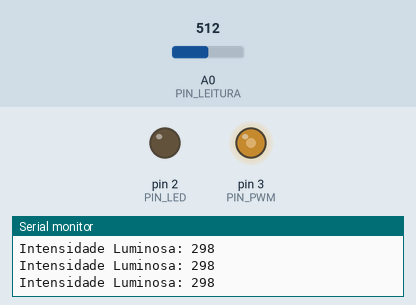
Bench run of a program on a simulated Arduino Mega 2560, built with avr-gcc and run on an emulated ATmega2560. On the bench: output pins drawn as LEDs (lit = HIGH), the last lines printed to the serial monitor. Inputs (shaded band) come from the test bench; at power-on: A0 (PIN_LEITURA) = 512.

Above: at 0.72 s.
1.3 s: A0 (PIN_LEITURA) set to 306
3.0 s: A0 (PIN_LEITURA) set to 122
At 3.8 s:
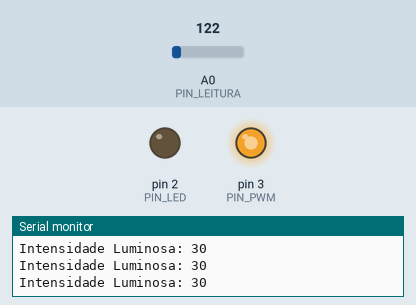
4.7 s: A0 (PIN_LEITURA) set to 900
At 6.0 s:
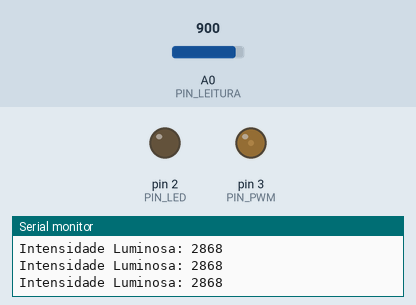
Timing chart, 0 to 7.7 s (numbered marks = the images above; inputs shaded):
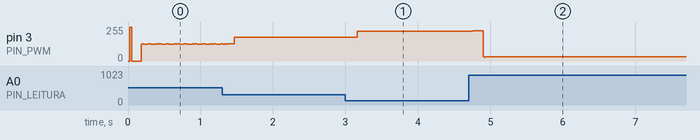

The program:

main.cpp
```cpp
#include <Arduino.h>
#include <math.h>
#include "fir_coef.h"

#define PIN_LED 2
#define PIN_PWM 3
#define PIN_LEITURA A0
#define BUFFER_LEN 50
#define FILTER_ORDER 50
#define ADC_MAX 1023
#define RESISTENCIA (float) 10000.0
#define COEF_A (float) -1.138
#define COEF_B (float) exp(16.178)

volatile bool fflag = false;
volatile uint8_t contador = 0;
volatile uint16_t leituras[BUFFER_LEN];
extern float filtro[FILTER_ORDER];
volatile float filtrado = (float) 0.0;

void setRegistros();
float getFiltrado();
uint16_t getLux();

void setup() {

    pinMode(PIN_LED, OUTPUT);
    pinMode(PIN_PWM, OUTPUT);

    Serial.begin(115200);

    // inicializa todos os membros de leituras[] para zero
    for (uint8_t i = 0; i < BUFFER_LEN; i ++) leituras[i] = 0;

    setRegistros();
}

void loop() {

    if (fflag) {

        // uint16_t tmp = getFiltrado();

        // // MODO FAST-PWM. Top = 249 -> 1 kHz
        // OCR3C = (uint8_t)((float) tmp * 249.0 / 1023.0);

        // MODO FAST-PWM. Top = 1023 -> 1953,125 Hz
        OCR3C = filtrado;

        Serial.print("Intensidade Luminosa: ");
        Serial.println(getLux());

        fflag = false;
    }
}

// rotina de interrupção do Timer 1 com amostragem
ISR(TIMER1_COMPA_vect) {

    // // linhas de teste
    // static bool ON = true;
    // digitalWrite(PIN_LED, ON);
    // ON = !ON;

    // amostragem
    if (contador < BUFFER_LEN) {

        leituras[contador] = analogRead(PIN_LEITURA);
    }

    else {

        contador = 0;

        leituras[contador] = analogRead(PIN_LEITURA);
    }

    filtrado = getFiltrado();

    fflag = true;

    contador++;
}

// configura os registros para interrupção no Timer1 e PWM no Timer3
void setRegistros() {

    cli();

    // habilita interrupção no TIMER1
    TCCR1A = 0x00;      // CTC mode,
    TCCR1B = 0x0C;      // prescaler = 256
    // OCR1A = 0xF423;    // 0.5 Hz
    // OCR1A = 0x07A;     // 1 Hz
    // OCR1A = 0x0C34;    // 10 Hz
    // OCR1A = 0x0619;    // 20 Hz
    OCR1A = 0x0138;    // 100 Hz
    TIMSK1 |= 1 << 1;

    // habilita fast-PWM no Timer3 - modo 15
    TCCR3A = 0x0F;      // saída invertida em OC3C = pino 3 // 0x0B para saída sem inversão
    // TCCR3B = 0x1B;      // presc = 64
    TCCR3B = 0x1A;         // presc = 8
    // OCR3A = 0xF9;       // 1 kHz; -> presc = 64
    OCR3A = 0x03FF;        // 1953,125 Hz

    // // habilita phase corret-PWM no Timer3 - modo 11
    // TCCR3A = 0x0F;      // saída invertida em OC3C = pino 3 // 0x0B para saída sem inversão
    // TCCR3B = 0x12;      // presc = 8
    // OCR3A = 0x03FF;       // 977,52 kHz;

    // desabilita a entrada digital nos pinos de  A0 à A15
    DIDR0 = 0x00;
    DIDR2 = 0x00;

    sei();
}

// retorna um valor de leitura filtrado
float getFiltrado() {

    float resultado = (float) 0.0;
    uint8_t aux = BUFFER_LEN + contador;

    for (uint8_t i = 0; i < FILTER_ORDER; i++) {

        if ( i <= contador) resultado += leituras[i]*filtro[((contador - i) % BUFFER_LEN)];

        else resultado += leituras[i]*filtro[aux - i];
    }

    return resultado;
}

// retorna o valor da intensidade luminosa
uint16_t getLux() {

    float base = (float)(ADC_MAX - filtrado) * RESISTENCIA / (float) filtrado;

    return (uint16_t) floor(COEF_B * pow(base,COEF_A));
}
```

fir_coef.h
```cpp
float filtro[] = {
    0.00001779988201380557,
    -0.0007776037808668483,
    -0.0013459040280497517,
    -0.001264728088401859,
    -0.0001696600767080464,
    0.0017877490752983617,
    0.0035917998614856303,
    0.003643095525789929,
    0.0008119440020279805,
    -0.004291501935824537,
    -0.008869713073174877,
    -0.009101042410229413,
    -0.002676865775696121,
    0.008730325594254275,
    0.018992788599397063,
    0.02014686017356779,
    0.007327455672961076,
    -0.016606809006728812,
    -0.03989982184487696,
    -0.04586853359109077,
    -0.020868122503624444,
    0.03755030507066623,
    0.11686035950793472,
    0.19289353661671338,
    0.23938628653316218,
    0.23938628653316218,
    0.1928935366167134,
    0.11686035950793473,
    0.03755030507066623,
    -0.02086812250362445,
    -0.045868533591090783,
    -0.039899821844876976,
    -0.016606809006728816,
    0.007327455672961076,
    0.020146860173567795,
    0.018992788599397063,
    0.00873032559425428,
    -0.0026768657756961215,
    -0.009101042410229418,
    -0.008869713073174884,
    -0.0042915019358245425,
    0.0008119440020279811,
    0.003643095525789929,
    0.003591799861485632,
    0.0017877490752983617,
    -0.00016966007670804668,
    -0.001264728088401859,
    -0.0013459040280497533,
    -0.0007776037808668483,
    0.00001779988201380557};
```

Measured:
- after the input at 3.0 s, pin 3 (PIN_PWM): 179/255 → 180/255 after 0.06 s, → 225/255 0.11 s later
- after the input at 4.7 s, pin 3 (PIN_PWM): 225/255 → 228/255 at once, → 31/255 0.17 s later
